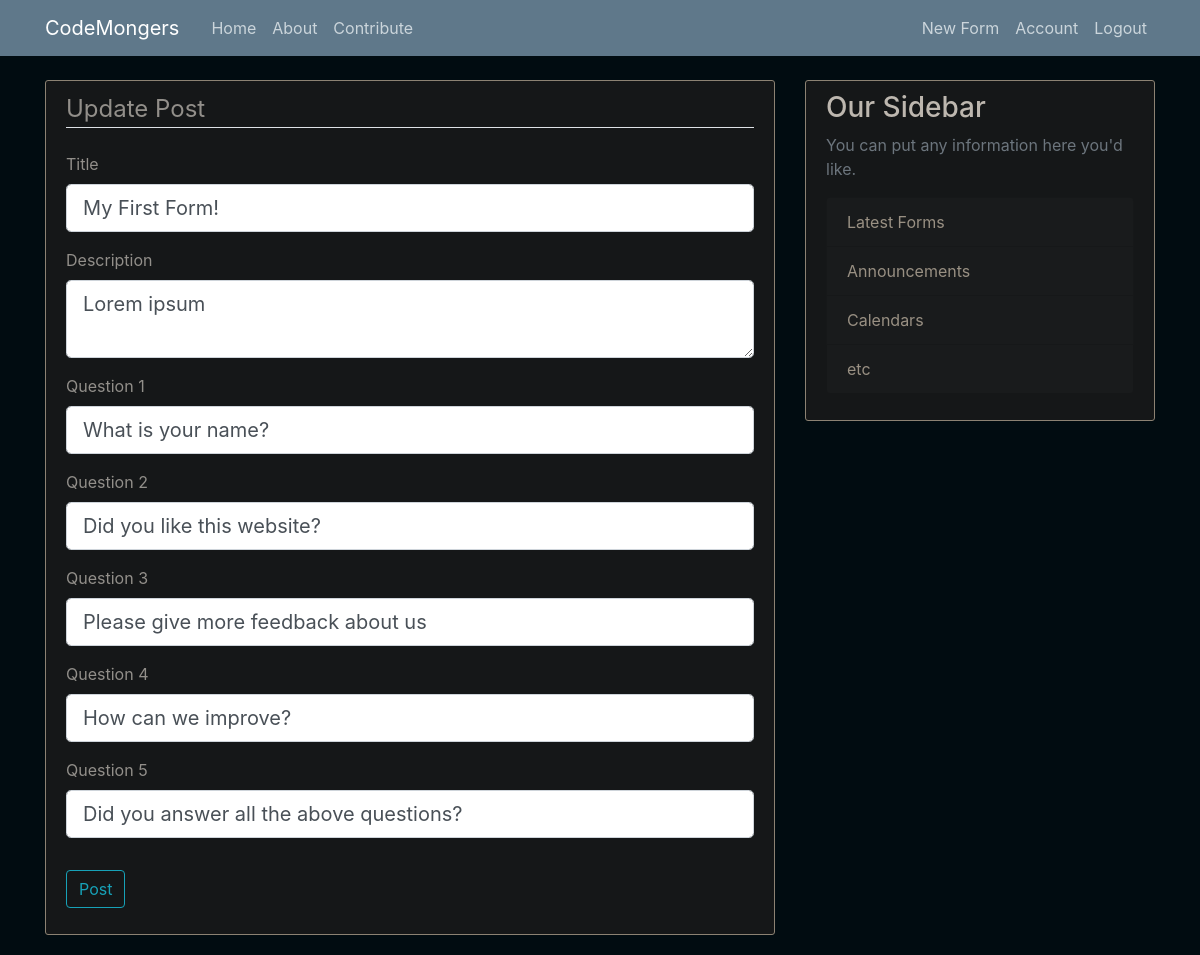
Screenshot of /post/1/update (signed in) with the database file from the repository.
### flaskblog/models.py (models this page shows, shortened)
class Post(db.Model):
    id = db.Column(db.Integer, primary_key=True)
    title = db.Column(db.String(100), nullable=False)
    date_posted = db.Column(db.DateTime, nullable=False, default=datetime.utcnow)
    content = db.Column(db.Text, nullable=False)
    firstq = db.Column(db.Text, nullable=False)
    secondq = db.Column(db.Text, nullable=False)
    thirdq = db.Column(db.Text, nullable=False)
    forthq = db.Column(db.Text, nullable=False)
    fifthq = db.Column(db.Text, nullable=False)
    user_id = db.Column(db.Integer, db.ForeignKey('user.id'), nullable=False)

### flaskblog/posts/routes.py (the view)
@posts.route("/post/<int:post_id>/update", methods=['GET', 'POST'])
@login_required
def update_post(post_id):
    post = Post.query.get_or_404(post_id)
    if post.author != current_user:
        abort(403)
    form = PostForm()
    if form.validate_on_submit():
        post.title = form.title.data
        post.content = form.content.data
        post.firstq = form.firstq.data
        post.secondq = form.secondq.data
        post.thirdq = form.thirdq.data
        post.forthq = form.forthq.data
        post.fifthq = form.fifthq.data
        db.session.commit()
        flash('Your post has been updated!', 'success')
        return redirect(url_for('posts.post', post_id=post.id))
    elif request.method == 'GET':
        form.title.data = post.title
        form.content.data = post.content
        form.firstq.data = post.firstq
        form.secondq.data = post.secondq
        form.thirdq.data = post.thirdq
        form.forthq.data = post.forthq
        form.fifthq.data = post.fifthq
    return render_template('create_post.html', title='Update Post',
                           form=form, legend='Update Post')

### flaskblog/posts/forms.py
class PostForm(FlaskForm):
    title = StringField('Title', validators=[DataRequired()])
    content = TextAreaField('Description', validators=[DataRequired()])
    firstq = StringField('Question 1', validators=[DataRequired()])
    secondq = StringField('Question 2', validators=[DataRequired()])
    thirdq = StringField('Question 3', validators=[DataRequired()])
    forthq = StringField('Question 4', validators=[DataRequired()])
    fifthq = StringField('Question 5', validators=[DataRequired()])
    submit = SubmitField('Post')

### flaskblog/models.py (called while the page is built)
@login_manager.user_loader
def load_user(user_id):
    return User.query.get(int(user_id))

### flaskblog/templates/create_post.html (shortened to what this page needs)
{% extends "layout.html" %}
{% block content %}
<div class="content-section">
    <form method="POST" action="">
        <fieldset class="form-group">
            <legend class="border-bottom mb-4">{{ legend }}</legend>
            <div class="form-group">
                {{ form.title.label(class="form-control-label") }}
                {% if form.title.errors %}
                {{ form.title(class="form-control form-control-lg is-invalid") }}
                <div class="invalid-feedback">
                    {% for error in form.title.errors %}
                    <span>{{ error }}</span>
                    {% endfor %}
                </div>
                {% else %}
                {{ form.title(class="form-control form-control-lg") }}
                {% endif %}
            </div>
            <div class="form-group">
                {{ form.content.label(class="form-control-label") }}
                {% if form.content.errors %}
                {{ form.content(class="form-control form-control-lg is-invalid") }}
                <div class="invalid-feedback">
                    {% for error in form.content.errors %}
                    <span>{{ error }}</span>
                    {% endfor %}
                </div>
                {% else %}
                {{ form.content(class="form-control form-control-lg") }}
                {% endif %}
            </div>
            <div class="form-group">
                {{ form.firstq.label(class="form-control-label") }}
                {% if form.firstq.errors %}
                {{ form.firstq(class="form-control form-control-lg is-invalid") }}
                <div class="invalid-feedback">
                    {% for error in form.firstq.errors %}
                    <span>{{ error }}</span>
                    {% endfor %}
                </div>
                {% else %}
                {{ form.firstq(class="form-control form-control-lg") }}
                {% endif %}
            </div>
            <div class="form-group">
                {{ form.secondq.label(class="form-control-label") }}
                {% if form.secondq.errors %}
                {{ form.secondq(class="form-control form-control-lg is-invalid") }}
                <div class="invalid-feedback">
                    {% for error in form.secondq.errors %}
                    <span>{{ error }}</span>
                    {% endfor %}
                </div>
                {% else %}
                {{ form.secondq(class="form-control form-control-lg") }}
                {% endif %}
            </div>
            <div class="form-group">
                {{ form.thirdq.label(class="form-control-label") }}
                {% if form.thirdq.errors %}
                {{ form.thirdq(class="form-control form-control-lg is-invalid") }}
                <div class="invalid-feedback">
                    {% for error in form.thirdq.errors %}
                    <span>{{ error }}</span>
                    {% endfor %}
                </div>
                {% else %}
                {{ form.thirdq(class="form-control form-control-lg") }}
                {% endif %}
            </div>
            <div class="form-group">
                {{ form.forthq.label(class="form-control-label") }}
                {% if form.forthq.errors %}
                {{ form.forthq(class="form-control form-control-lg is-invalid") }}
                <div class="invalid-feedback">
                    {% for error in form.forthq.errors %}
                    <span>{{ error }}</span>
                    {% endfor %}
                </div>
                {% else %}
                {{ form.forthq(class="form-control form-control-lg") }}
                {% endif %}
            </div>
            <div class="form-group">
                {{ form.fifthq.label(class="form-control-label") }}
                {% if form.fifthq.errors %}
                {{ form.fifthq(class="form-control form-control-lg is-invalid") }}
                <div class="invalid-feedback">
                    {% for error in form.fifthq.errors %}
                    <span>{{ error }}</span>
                    {% endfor %}
                </div>
                {% else %}
                {{ form.fifthq(class="form-control form-control-lg") }}
                {% endif %}
            </div>
        </fieldset>
        <div class="form-group">
            {{ form.submit(class="btn btn-outline-info") }}
        </div>
    </form>
</div>
{% endblock content %}

### flaskblog/static/main.css (style rules this page uses)
body { background: #010c11; color: #928f8a; margin-top: 5rem; }
.content-section { background: #1b1d1e; padding: 10px 20px; border: 1px solid #000000; border-radius: 3px; margin-bottom: 20px; }
.content-section { background-image: initial; background-color: rgb(21, 23, 24); border-top-color: rgb(140, 130, 115); border-right-color: rgb(140, 130, 115); border-bottom-color: rgb(140, 130, 115); border-left-color: rgb(140, 130, 115); }

### rows the page displays
Post: title "My First Form!", content "Lorem ipsum", firstq "What is your name?", secondq "Did you like this website?", thirdq "Please give more feedback about us", forthq "How can we improve?", fifthq "Did you answer all the above questions?"

### other values shown
{{ legend }} "Update Post"
